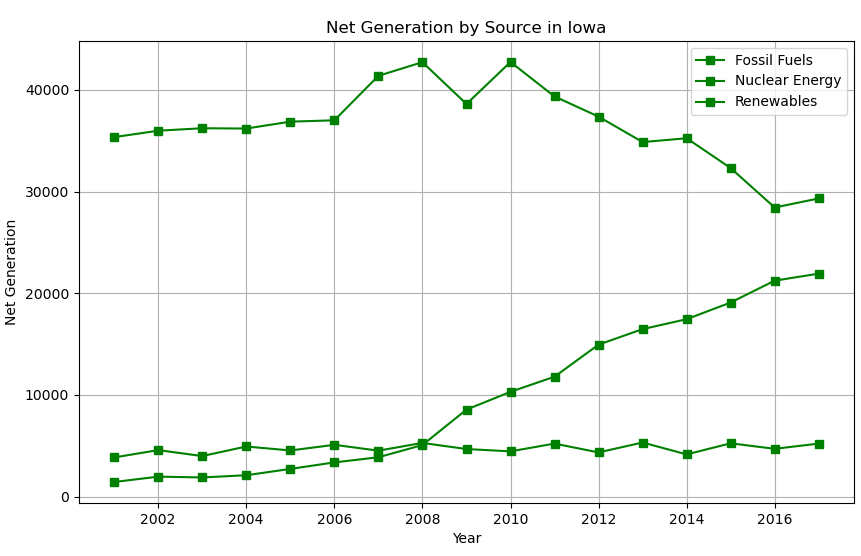

Here is the Python script that generated this plot:
import pandas as pd
import matplotlib.pyplot as plt

# Read the CSV file into a pandas DataFrame
data = pd.read_csv('iowa-electricity.csv')

# Convert 'year' column to datetime type
data['year'] = pd.to_datetime(data['year'])

# Group data by 'source'
grouped_data = data.groupby('source')

# Plot each group
plt.figure(figsize=(10, 6))
for name, group in grouped_data:
    plt.plot(group['year'], group['net_generation'], marker='s', linestyle='-', color='green', label=name)

# Add legend, title, and labels
plt.legend()
plt.title('Net Generation by Source in Iowa')
plt.xlabel('Year')
plt.ylabel('Net Generation')
plt.grid(True)

# Show plot
plt.show()
